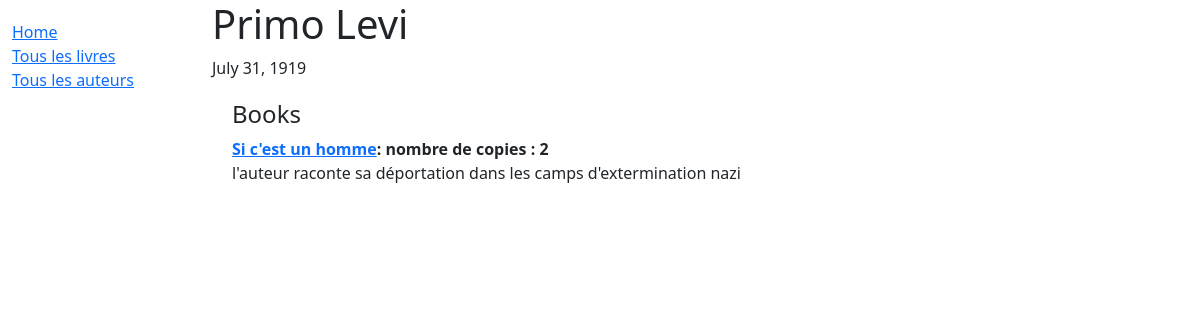
/catalog/author/3, run on the app's committed database.
### catalog/models.py (models this page shows, shortened)
class Author(models.Model):
    first_name=models.CharField(max_length=100)
    last_name=models.CharField(max_length=100)
    date_of_birth=models.DateField(null=True,blank=True)
    date_of_death=models.DateField('Died',null=True,blank=True)
    class Meta:
        ordering=['last_name','first_name']

class Book(models.Model):
    title=models.CharField(max_length=200)
    author=models.ForeignKey('Author',on_delete=models.SET_NULL,null=True)
    summary=models.TextField(max_length=1000,help_text='Enter a brief description of the book')
    isbn=models.CharField('ISBN',max_length=13,help_text='13 Characters <a href="https://www.isbn-international.org/content/what-isbn">ISBN number</a>')
    genre=models.ManyToManyField(Genre,help_text='Select a genre for this book')
    language=models.ForeignKey(Language,on_delete=models.SET_NULL, null=True)
    class Meta:
        ordering=['title','author']
    def display_genre(self):
        """Create a string for the Genre.this is required to display genre in Admin."""
        return ','.join(genre.name for genre in self.genre.all()[:3])
    display_genre.short_description='Genre'
    def __str__(self):
        return self.title

### catalog/views.py (the view)
# urls.py: path('author/<int:pk>',views.AuthorDetailView.as_view(),name="author-detail")
class AuthorDetailView(generic.DetailView):
    model=Author

### catalog/templates/catalog/author_detail.html
{% extends "base_generic.html" %}
{% block content %}
<h1>{{author.first_name}} {{author.last_name}}</h1>
<p>{{author.date_of_birth}}</p>
<div style="margin-left: 20px;margin-top: 20px;">
    <h4>Books</h4>
    <dl>
        {% for book in author.book_set.all %}
        <dt><a href="{% url 'book-detail' book.pk %}">{{book}}</a>: nombre de copies : {{book.bookinstance_set.all.count}}</dt>
        <dd>{{book.summary}}</dd>
        {% endfor %}
    </dl>
</div>
{% endblock %}

### data on the page
Author: date_of_birth "July 31, 1919"
Book: title "Si c'est un homme", bookinstance_set.all.count "2", summary "l'auteur raconte sa déportation dans les camps d'extermination nazi"
